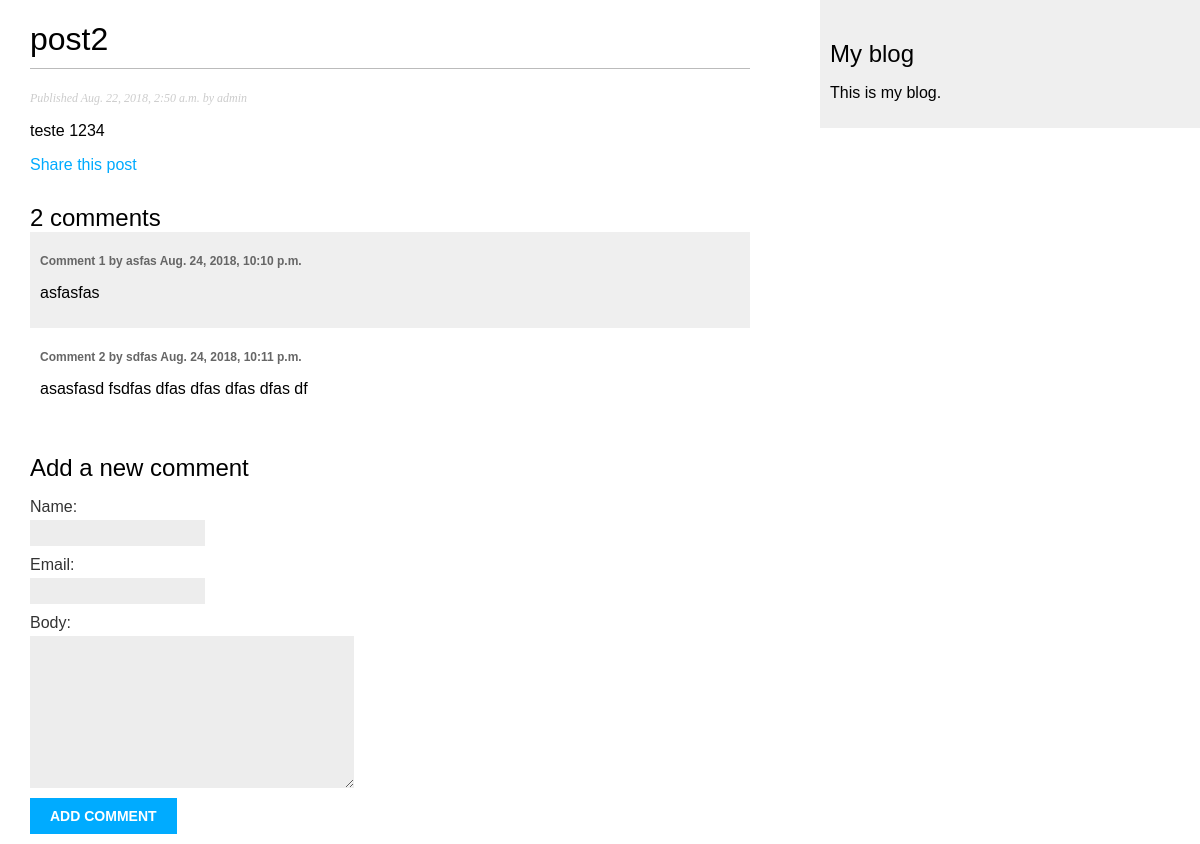
/blog/2018/8/22/POST2/, run on an earlier commit of the app's database.
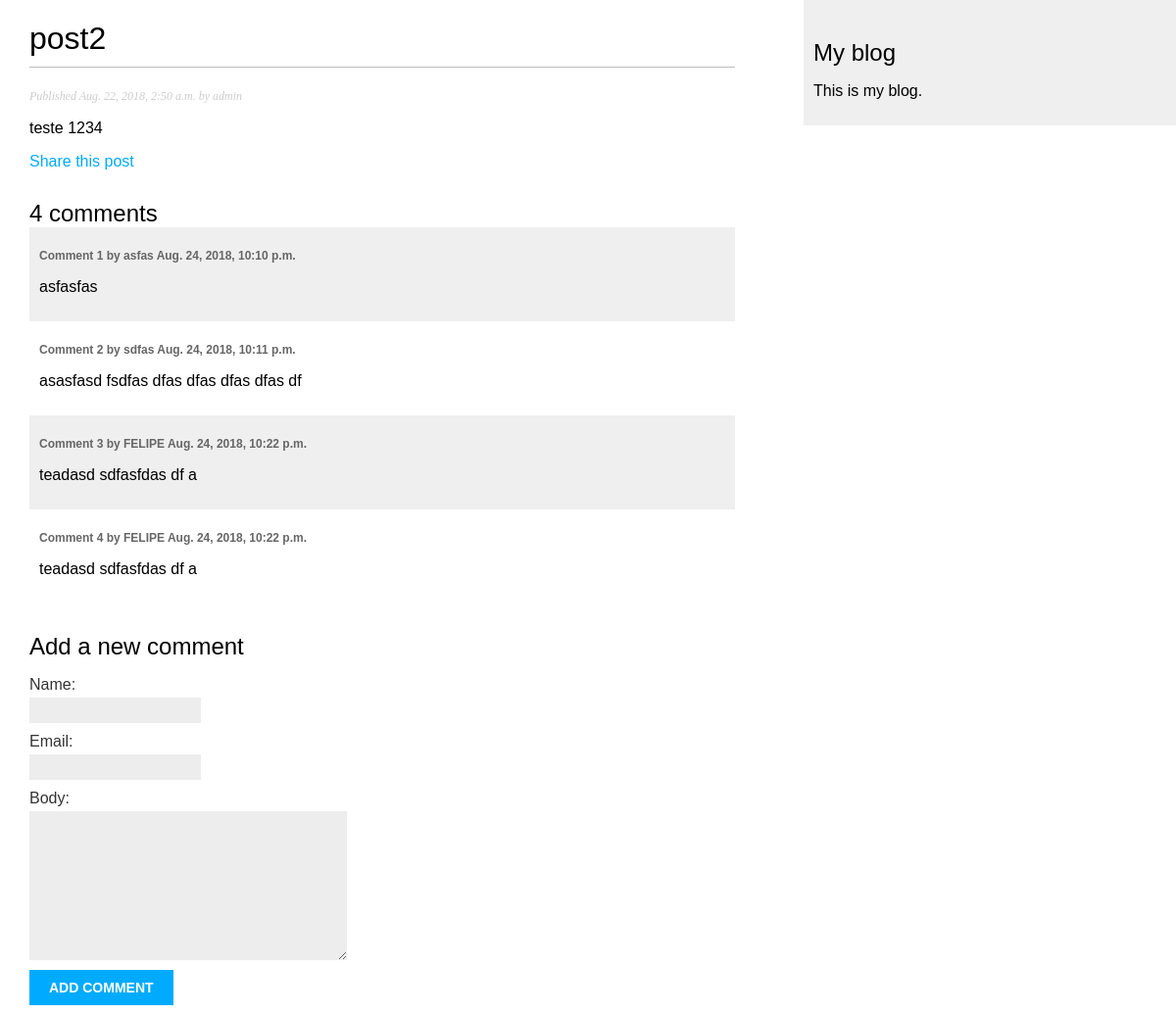
And on a later commit of the database.
### blog/models.py (models this page shows, shortened)
class Post(models.Model):
  STATUS_CHOICES = (
    ('draft', 'Rascunho'),
    ('published', 'Publicado'),)
  title = models.CharField(max_length=250)
  slug = models.SlugField(max_length=250,
                         unique_for_date='publish')
  author = models.ForeignKey(User, on_delete=models.CASCADE,
                            related_name='blog_posts')
  body = models.TextField()
  publish = models.DateTimeField(default=timezone.now)
  created = models.DateTimeField(auto_now_add=True)
  updated = models.DateTimeField(auto_now=True)
  status = models.CharField(max_length=10,
                           choices=STATUS_CHOICES,
                           default='draft')
  tags = TaggableManager()
  objects = models.Manager() # The default manager.
  published = PublishedManager() # Our custom manager.
  class Meta:
    ordering = ('-publish',)

class Comment (models.Model):
	post = models.ForeignKey(Post,
													 on_delete=models.CASCADE,
													related_name='comments')
	name = models.CharField(max_length=80)
	email = models.EmailField()
	body = models.TextField()
	created = models.DateTimeField(auto_now_add=True)
	updated = models.DateTimeField(auto_now=True)
	active = models.BooleanField(default=True)
	class Meta:
		ordering = ('created',)

### blog/views.py (the view)
def post_detail(request, year, month, day, post):
  post = get_object_or_404(Post, slug=post,
                                 status='published',
                                 publish__year=year,
                                 publish__month=month,
                                 publish__day=day)
  comments = post.comments.filter(active=True)
  new_comment = None
  if request.method == 'POST':
    comment_form = CommentForm(data=request.POST)
    if comment_form.is_valid():
      new_comment = comment_form.save(commit=False)
      new_comment.post = post
      new_comment.save()
  else:
    comment_form = CommentForm()
  return render(request,
               'blog/post/detail.html',
               {'post':post,
								'comments':comments,
								'new_comment': new_comment,
								'comment_form':comment_form})

### blog/forms.py
class CommentForm(forms.ModelForm):
	class Meta:
		model = Comment
		fields = ('name', 'email', 'body')

### blog/templates/blog/post/detail.html (shortened to what this page needs)
{% extends "blog/base.html" %}
{% block content %}
  <h1>{{ post.title }}</h1>
  <p class="date">
    Published {{ post.publish }} by {{ post.author }}
  </p>
  {{ post.body|linebreaks }}
	<p>
		<a href="{% url "blog:post_share" post.id %}">
			Share this post
		</a>
	</p>
	{% with comments.count as total_comments %}
		<h2>
			{{ total_comments }} comment{{ total_comments|pluralize }}
		</h2>
	{% endwith %}
	{% for comment in comments %}
		<div class="comment">
			<p class="info">
				Comment {{ forloop.counter }} by {{ comment.name }}
									{{ comment.created }}
			</p>
			{{ comment.body|linebreaks }}
		</div>
	{% empty %}
		<p>There are no comments yet.</p>
	{% endfor %}
	{% if new_comment %}
		<h2>Your comment has been added.</h2>
	{% else %}
		<h2>Add a new comment</h2>
	<form action="." method="post">
		{{ comment_form.as_p }}
		<p><input type="submit" value="Add comment"></p>
	</form>
	{% endif %}
{% endblock %}

### blog/templates/blog/base.html (shortened to what this page needs)
{% load static %}
<!DOCTYPE html>
<html>
<head>
  <link href="{% static "css/blog.css" %}" rel="stylesheet">
</head>
<body>
  <div id="content">
    {% block content %}
    {% endblock %}
  </div>
  <div id="sidebar">
    <h2>My blog</h2>
      <p>This is my blog.</p>
  </div>
</body>
</html>

### blog/static/css/blog.css (style rules this page uses)
body { margin:0; padding:0; font-family:helvetica, sans-serif; }
a { color:#00abff; text-decoration:none; }
h1 { font-weight:normal; border-bottom:1px solid #bbb; padding:0 0 10px 0; }
h2 { font-weight:normal; margin:30px 0 0; }
#content { float:left; width:60%; padding:0 0 0 30px; }
#sidebar { float:right; width:30%; padding:10px; background:#efefef; height:100%; }
p.date { color:#ccc; font-family: georgia, serif; font-size: 12px; font-style: italic; }
label { float:left; clear:both; color:#333; margin-bottom:4px; }
input, textarea { clear:both; float:left; margin:0 0 10px; background:#ededed; border:0; padding:6px 10px; font-size:12px; }
input[type=submit] { font-weight:bold; background:#00abff; color:#fff; padding:10px 20px; font-size:14px; text-transform:uppercase; }
.comment { padding:10px; }
.comment:nth-child(even) { background:#efefef; }
.comment .info { font-weight:bold; font-size:12px; color:#666; }

What changed in the data, as far as the page shows it:
added Comment: name "FELIPE", created "Aug. 24, 2018, 10:22 p.m.", body "teadasd sdfasfdas df a"
added Comment: name "FELIPE", created "Aug. 24, 2018, 10:22 p.m.", body "teadasd sdfasfdas df a"
Also different on the page:
{{ total_comments }}: "2" → "4"
